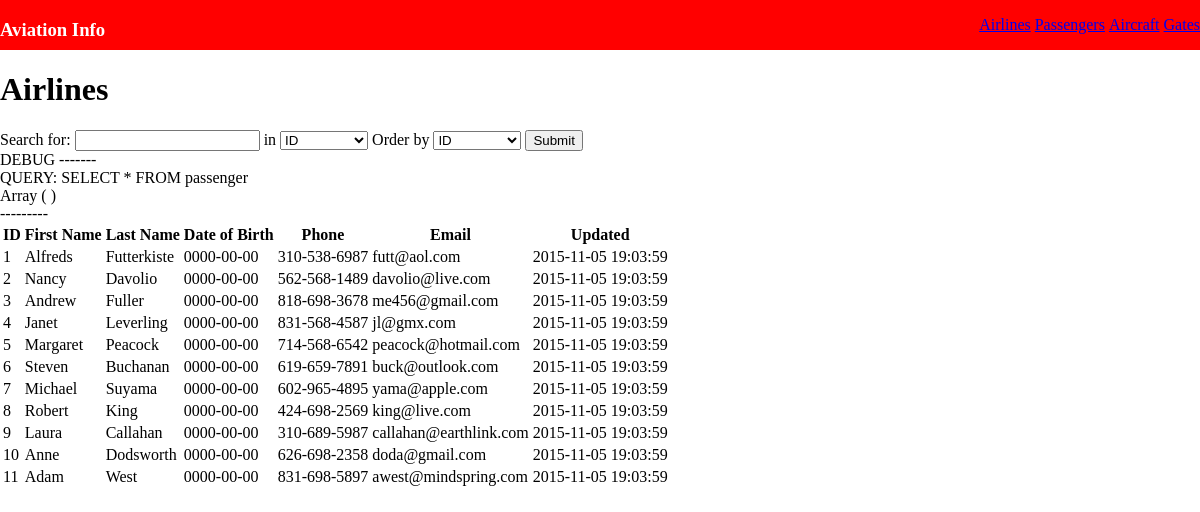
The app's page /passengers.php with its own data.
### tables this page shows
CREATE TABLE IF NOT EXISTS `passenger` (
  `id` INT NOT NULL AUTO_INCREMENT,
  `first` VARCHAR(25) NOT NULL COMMENT 'First name',
  `last` VARCHAR(35) NOT NULL COMMENT 'Last name',
  `dob` DATE NOT NULL COMMENT 'Date of birth',
  `phone` VARCHAR(14) NOT NULL COMMENT 'Phoone number',
  `email` VARCHAR(45) NOT NULL COMMENT 'Email address',
  `updated` TIMESTAMP NULL DEFAULT CURRENT_TIMESTAMP,
  UNIQUE INDEX `email_UNIQUE` (`email` ASC),
  PRIMARY KEY (`id`));

### includes/genericDataAccess.inc.php (called while the page is built, shortened)
<?php
function fetchAllRecords($sql, $namedParameters = array()) {
	$conn = createMySqlConn();
	$query = $conn -> prepare($sql, array(PDO::ATTR_CURSOR => PDO::CURSOR_FWDONLY));
	$query -> execute($namedParameters);
	$records = $query -> fetchAll(PDO::FETCH_ASSOC);
	return $records;
}
?>

### passengers.php (the view, shortened to what this page needs)
<?php
include "includes/genericDataAccess.inc.php";
?>
<!DOCTYPE html>
<html>
<head>
  <link rel="stylesheet" href="Styles/theme.css" media="screen" charset="utf-8">
</head>
<body>
  <nav>
    <h3>Aviation Info</h3>
    <ul>
      <a href="index.php" ><li>Airlines</li></a>
      <a href="#" class="active"><li>Passengers</li></a>
      <a href="aircraft.php"><li>Aircraft</li></a>
      <a href="gates.php"><li>Gates</li></a>
    </ul>
  </nav>
  <div class="content">
    <h1>Airlines</h1>
    <form action="#" method="get">
      <label for="text">Search for:</label>
      <input type="text" name="searchText">
      <label for="select">in</label>
      <select name="searchBy">
        <option value="id">ID</option>
      </select>
      <label for="select">Order by</label>
      <select name="order">
        <option value="id">ID</option>
      </select>
      <input type="submit" name="submit" value="Submit">
    </form>
    <table>
      <?php
      $searchParams = array();
      $query = "SELECT * FROM passenger";
      echo "DEBUG ------- <br> QUERY: " . $query . "<br>";
      print_r($searchParams);
      echo "<br>---------";
      $results = fetchAllRecords($query, $searchParams);
      if(isset($results[0])){
        ?>
        <th>ID</th>
        <th>First Name</th>
        <th>Last Name</th>
        <th>Date of Birth</th>
        <th>Phone</th>
        <th>Email</th>
        <th>Updated</th>
        <?php
        foreach($results as $row){
          echo "<tr><td>" . $row['id'] .
          "</td><td>" . $row['first'] .
          "</td><td>" . $row['last'] .
          "</td><td>" . $row['dob'] .
          "</td><td>" . $row['phone'] .
          "</td><td>" . $row['email'] .
          "</td><td>" . $row['updated'] .
          "</td></tr>";
        }
      }else{
        echo "<h4>Sorry, a matching airline could not be found</h4>";
      }
      ?>
    </table>
  </div>
</body>
</html>

### Styles/theme.css (style rules this page uses)
html { margin: 0 0; }
body { margin: 0 0; }
nav { background-color: red; color: white; height: 50px; }
nav h3, nav ul, nav ul li { display: inline; }
nav h3 { float: left; }
nav ul { float: right; }

### records on screen
passenger: id "1", first "Alfreds", last "Futterkiste", dob "0000-00-00", phone "310-538-6987", email "futt@aol.com", updated "2015-11-05 19:03:59"
passenger: id "2", first "Nancy", last "Davolio", dob "0000-00-00", phone "562-568-1489", email "davolio@live.com", updated "2015-11-05 19:03:59"
passenger: id "3", first "Andrew", last "Fuller", dob "0000-00-00", phone "818-698-3678", email "me456@gmail.com", updated "2015-11-05 19:03:59"
passenger: id "4", first "Janet", last "Leverling", dob "0000-00-00", phone "831-568-4587", email "jl@gmx.com", updated "2015-11-05 19:03:59"
passenger: id "5", first "Margaret", last "Peacock", dob "0000-00-00", phone "714-568-6542", email "peacock@hotmail.com", updated "2015-11-05 19:03:59"
passenger: id "6", first "Steven", last "Buchanan", dob "0000-00-00", phone "619-659-7891", email "buck@outlook.com", updated "2015-11-05 19:03:59"
passenger: id "7", first "Michael", last "Suyama", dob "0000-00-00", phone "602-965-4895", email "yama@apple.com", updated "2015-11-05 19:03:59"
passenger: id "8", first "Robert", last "King", dob "0000-00-00", phone "424-698-2569", email "king@live.com", updated "2015-11-05 19:03:59"
passenger: id "9", first "Laura", last "Callahan", dob "0000-00-00", phone "310-689-5987", email "callahan@earthlink.com", updated "2015-11-05 19:03:59"
passenger: id "10", first "Anne", last "Dodsworth", dob "0000-00-00", phone "626-698-2358", email "doda@gmail.com", updated "2015-11-05 19:03:59"
passenger: id "11", first "Adam", last "West", dob "0000-00-00", phone "831-698-5897", email "awest@mindspring.com", updated "2015-11-05 19:03:59"
